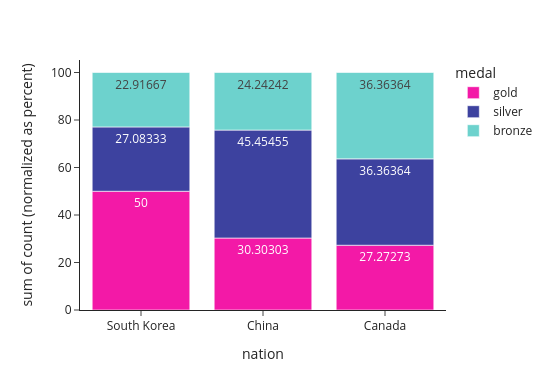

Notebook code cell kept with this figure:
### Code cell
colors=('#F319A7','#3D429F', '#6DD2CD', '#19A7F3','#F5D7E2')
fig=px.histogram(data_frame= long_df, x= "nation", y= "count", color= "medal", barnorm="percent", text_auto= True, color_discrete_sequence= colors,
                   template= "simple_white", width= 550, height= 390)
fig.show()

### Figure 1 — Plotly figure (JSON) as saved in the notebook; plotly's stock layout.template omitted (floating-point values rounded to 4 significant figures)
{"data": [{"bingroup": "x", "histfunc": "sum", "hovertemplate": "medal=gold<br>nation=%{x}<br>sum of count (normalized as percent)=%{y}<extra></extra>", "legendgroup": "gold", "marker": {"color": "#F319A7", "pattern": {"shape": ""}}, "name": "gold", "orientation": "v", "showlegend": true, "texttemplate": "%{value}", "type": "histogram", "x": ["South Korea", "China", "Canada"], "xaxis": "x", "y": [24, 10, 9], "yaxis": "y"}, {"bingroup": "x", "histfunc": "sum", "hovertemplate": "medal=silver<br>nation=%{x}<br>sum of count (normalized as percent)=%{y}<extra></extra>", "legendgroup": "silver", "marker": {"color": "#3D429F", "pattern": {"shape": ""}}, "name": "silver", "orientation": "v", "showlegend": true, "texttemplate": "%{value}", "type": "histogram", "x": ["South Korea", "China", "Canada"], "xaxis": "x", "y": [13, 15, 12], "yaxis": "y"}, {"bingroup": "x", "histfunc": "sum", "hovertemplate": "medal=bronze<br>nation=%{x}<br>sum of count (normalized as percent)=%{y}<extra></extra>", "legendgroup": "bronze", "marker": {"color": "#6DD2CD", "pattern": {"shape": ""}}, "name": "bronze", "orientation": "v", "showlegend": true, "texttemplate": "%{value}", "type": "histogram", "x": ["South Korea", "China", "Canada"], "xaxis": "x", "y": [11, 8, 12], "yaxis": "y"}], "layout": {"barmode": "relative", "barnorm": "percent", "height": 390, "legend": {"title": {"text": "medal"}, "tracegroupgap": 0}, "margin": {"t": 60}, "width": 550, "xaxis": {"anchor": "y", "domain": [0, 1], "title": {"text": "nation"}}, "yaxis": {"anchor": "x", "domain": [0, 1], "title": {"text": "sum of count (normalized as percent)"}}}}
